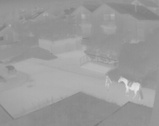
%> input picture MatLab/Procesamiento de Imagenes/Ajuste de contraste/imagen.jpg, 159 x 126 px, shrunk from 324 x 256 before the run
$ octave --eval "AjusteContraste;"   (GNU Octave 9; MATLAB toolbox functions it lacks are replaced by stand-ins)
%> lines starting %> are read from the running program, lines starting %| are printed output that depends on the picture
function AjusteContraste()
I=imread('imagen.jpg');
%> I is the input picture: size 126x159 uint8; min 122, max 228, mean 154.8
[M,N]=size(I);
%> M = 126; N = 159
figure('Name','Original')
imshow(I);

h=zeros(1,256);
for x=1:M
    for y=1:N
        i=I(x,y)+1;
        h(1,i)=h(1,i)+1;
    end
end
%> after the loop, h = 256 values, max 1068 at index 145, min 0 at index 1, mean 78.26
figure('Name','Histograma')
bar(h);
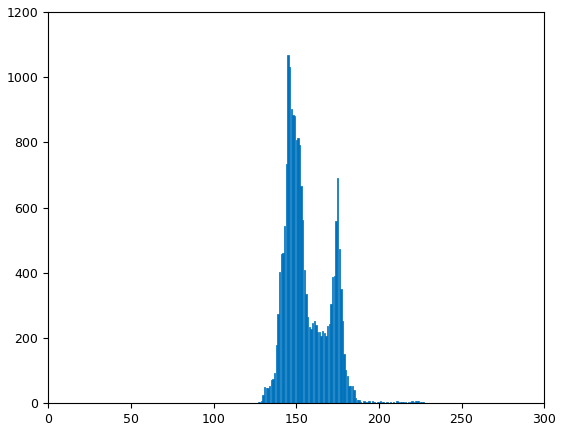
%> figure redrawn from the program's plot data; tallest bar 1068 high, from x = 144.6 to 145.4

Phigh=0;
Plow=0;
for i=1:256
    if(i>Phigh&&h(1,i)~=0)
        Phigh=i;
    end
    if(Plow==0&&h(1,i)~=0)
        Plow=i;
    end

end
%> after the loop, Phigh = 229; Plow = 123
I2=I;
Pmax=Phigh+100;
%> Pmax = 329
Pmin=Plow-100;
%> Pmin = 23
for x=1:M
    for y=1:N
        I2(x,y)=round(((I(x,y)-Plow)*((Pmax-Pmin)/(Phigh-Plow)))+Pmin);
    end
end
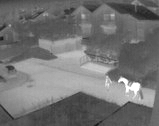
%> I2: size 126x159 uint8; min 23, max 255, mean 114.7
figure('Name','Ajuste de contraste')
imshow(I2);

h2=zeros(1,256);
for x=1:M
    for y=1:N
        i=I2(x,y)+1;
        h2(1,i)=h2(1,i)+1;
    end
end
%> after the loop, h2 = 256 values, max 1068 at index 85, min 0 at index 1, mean 78.26
%> `AjusteContraste;`:
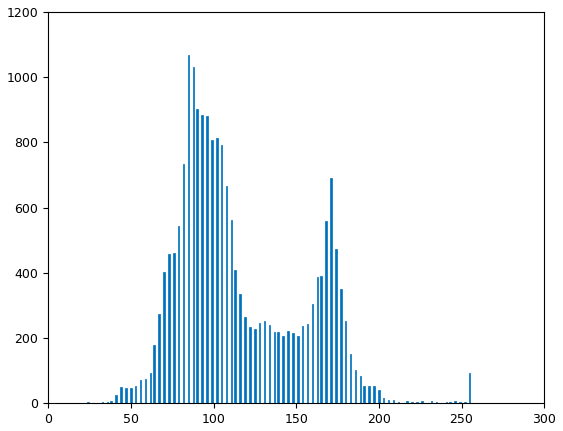
%> figure redrawn from the program's plot data; tallest bar 1068 high, from x = 84.6 to 85.4
figure('Name','Histograma')
bar(h2);
end
